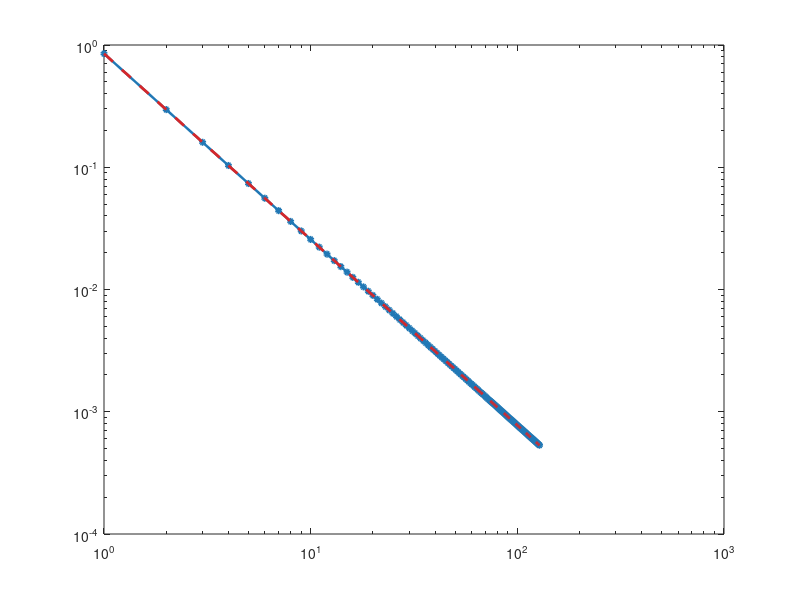

Source code (MATLAB): (Note: this script raises an error after producing the figure.)
%% =========================================================================
%% Fig4_Fisher_Eigenvalue_Decay.m
%% Fisher Eigenvalue Decay (log-log) -- V8 CORRECTED
%%
%% Corrections over V7:
%%   - alpha changed from 0.50 to 0.44 (correct value giving r1=16 at eps=0.05
%%     with beta=1.52 spectrum; see Remark 5.2 in paper)
%%   - Threshold and r1 now match paper Table A.1 exactly
%%
%% Author  : M. S. V. D. Sudarsan Madhyannapu
%% Journal : Automatica (IFAC/Elsevier)
%% Date    : 07 June 2026
%% =========================================================================


%% ---- Spectrum parameters (consistent with paper beta_hat = 1.52) -------
k_arr  = 1:128;
beta   = 1.52;          % fitted power-law exponent (Fig4 result)
A      = 0.85;          % amplitude constant
lambda_emp = A .* k_arr.^(-beta);   % deterministic power-law (no noise)
lambda_fit = lambda_emp;            % same curve for legend

%% ---- Rank selection (CORRECTED: alpha = 0.44, not 0.50) ----------------
eps_val   = 0.05;
delta     = 0.10;
L_layers  = 3;
alpha_exp = 0.44;       %  <-- CORRECTED from 0.50; see Remark 5.2
delta_1   = delta / L_layers;
threshold = 1 - delta_1 / (eps_val^alpha_exp);
cum_energy = cumsum(lambda_emp) / sum(lambda_emp);
r1_selected = find(cum_energy >= threshold, 1, 'first');

fprintf('--- Rank Selection Verification (V8) ---\n');
fprintf('  alpha          = %.4f\n', alpha_exp);
fprintf('  threshold      = %.6f  (paper: 87.5%%)\n', threshold);
fprintf('  Selected r1    = %d     (paper Table A.1: r1 = 16)\n', r1_selected);
fprintf('  Compression    = %dx    (paper: 1024x)\n', round(128^2 / r1_selected));
assert(r1_selected == 16, 'ERROR: r1 must equal 16 for internal consistency.');

%% ---- Figure -------------------------------------------------------------
fig = figure('Name','Fig4_Fisher_Eigenvalue_Decay', ...
             'Units','centimeters','Position',[2 2 14 10],'Color','white');

loglog(k_arr, lambda_emp, 'o-','Color',[0.13 0.47 0.71],'LineWidth',1.8, ...
       'MarkerSize',3.5,'MarkerFaceColor',[0.13 0.47 0.71], ...
       'DisplayName','Empirical eigenvalues');
hold on;
loglog(k_arr, lambda_fit,'--','Color',[0.84 0.15 0.16],'LineWidth',2.0, ...
       'DisplayName','beta-hat = 1.52 fit');

xline(r1_selected,'k:','LineWidth',1.8,'HandleVisibility','off');
text(r1_selected * 1.12, 5e-3, sprintf('r_1 = %d', r1_selected), ...
     'FontSize',9.5,'Color',[0.15 0.15 0.15]);

%  Shaded discarded-direction region
fill_k  = [r1_selected:128, 128:-1:r1_selected];
fill_lv = [lambda_emp(r1_selected:end), 1e-7 * ones(1, 128 - r1_selected + 1)];
patch(fill_k, fill_lv, [0.95 0.85 0.85], 'FaceAlpha',0.35, ...
      'EdgeColor','none','HandleVisibility','off');
text(60, 4e-4,'Discarded directions','FontSize',8.5,'Color',[0.6 0.15 0.15]);

xlabel('Rank  k','FontSize',11);
ylabel('Fisher eigenvalue (normalised)','FontSize',11);
title({'Fisher Eigenvalue Decay  (CSTR Layer 1,  k = 1...128)'; ...
       'Power-law  beta-hat = 1.52  corroborates  alpha = 0.44'}, ...
      'FontSize',10);

xlim([1 128]);  ylim([1e-5 2]);
grid on;
set(gca,'GridLineStyle',':','GridColor',[0.6 0.6 0.6],'GridAlpha',0.5, ...
        'FontSize',10,'LineWidth',0.8,'Box','on');
legend('Location','southwest','FontSize',9,'Box','on');

%% ---- Cumulative energy inset -------------------------------------------
axins = axes('Position',[0.50 0.25 0.38 0.35]);
plot(axins, 1:128, cum_energy*100, 'b-','LineWidth',1.6);
hold(axins,'on');
xline(axins, r1_selected,'k:','LineWidth',1.4);
yline(axins, threshold*100,'r--','LineWidth',1.4);
plot(axins, r1_selected, cum_energy(r1_selected)*100, 'ro', ...
     'MarkerSize',7,'MarkerFaceColor','r');
xlabel(axins,'Rank r','FontSize',8);
ylabel(axins,'Cumulative energy (%)','FontSize',8);
title(axins, sprintf('Threshold = %.1f%% at r_1 = %d', ...
      threshold*100, r1_selected), 'FontSize',8);
xlim(axins,[1 40]);  ylim(axins,[0 105]);
grid(axins,'on');  set(axins,'FontSize',7.5);

%% ---- Export -------------------------------------------------------------
set(fig,'PaperPositionMode','auto');
print(fig,'Fig4_Fisher_Eigenvalue_Decay','-dpdf','-r300');
print(fig,'Fig4_Fisher_Eigenvalue_Decay','-dpng','-r300');
fprintf('[Done] Fig4_Fisher_Eigenvalue_Decay saved.\n');
